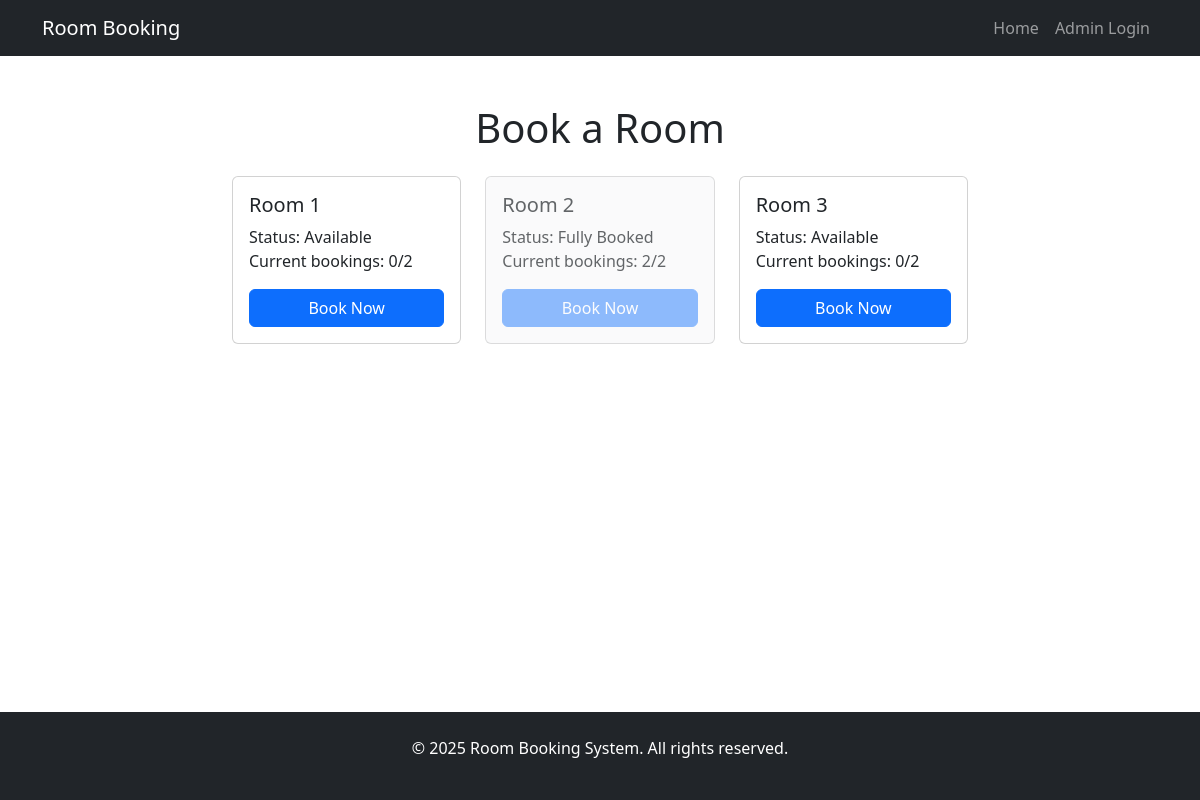
The page / on the database its author committed.
### tables this page shows
CREATE TABLE `rooms` (
  `id` int(11) NOT NULL,
  `name` varchar(50) NOT NULL,
  `capacity` int(11) DEFAULT 1,
  `is_available` tinyint(1) DEFAULT 1
);

### classes/DatabaseConnection.php (called while the page is built, shortened)
<?php
class DatabaseConnection {
    private $host = 'localhost';
    private $user = 'root';
    private $password = '';
    private $dbname = 'room_booking_system';
    private $conn;
    public function __construct() {
        try {
            $this->conn = new mysqli($this->host, $this->user, $this->password, $this->dbname);
        } catch (Exception $e) {
            die("Database error: " . $e->getMessage());
        }
    }
    public function getConnection() {
        return $this->conn;
    }
}
?>

### classes/Room.php (called while the page is built, shortened)
<?php
require_once 'DatabaseConnection.php';
require_once 'DatabaseQuery.php';
class Room {
    private $query;
    public function __construct() {
        $connection = new DatabaseConnection();
        $this->query = new DatabaseQuery($connection);
    }
    public function getAvailableRooms() {
        $sql = "SELECT r.*,
                (SELECT COUNT(*) FROM bookings b WHERE b.room_id = r.id AND b.status = 'booked' AND b.expiry_time > NOW()) AS booked_count
                FROM rooms r";
        return $this->query->fetchAll($sql);
    }
}
?>

### classes/DatabaseQuery.php (called while the page is built, shortened)
<?php
class DatabaseQuery {
    private $connection;
    public function __construct(DatabaseConnection $connection) {
        $this->connection = $connection;
    }
    public function executeQuery($sql, $params = [], $types = '') {
        $stmt = $this->connection->getConnection()->prepare($sql);
        if (!$stmt->execute()) {
            throw new Exception("Execute failed: " . $stmt->error);
        }
        return $stmt;
    }
    public function fetchAll($sql, $params = [], $types = '') {
        try {
            $stmt = $this->executeQuery($sql, $params, $types);
            $result = $stmt->get_result();
            return $result->fetch_all(MYSQLI_ASSOC);
        } catch (Exception $e) {
            error_log("Database error: " . $e->getMessage());
            return [];
        }
    }
}
?>

### index.php (the view, shortened to what this page needs)
<?php
require_once 'includes/header.php';
require_once 'classes/Room.php';
$room = new Room();
$rooms = $room->getAvailableRooms();
?>
<div class="row">
    <div class="col-lg-8 mx-auto">
        <h1 class="text-center mb-4">Book a Room</h1>
        <div class="row">
            <?php foreach ($rooms as $room):
                $available = $room['booked_count'] < 2;
            ?>
                <div class="col-md-4 mb-4">
                    <div class="card room-card <?php echo !$available ? 'booked' : ''; ?>">
                        <div class="card-body">
                            <h5 class="card-title"><?php echo htmlspecialchars($room['name']); ?></h5>
                            <p class="card-text">
                                Status: <?php echo $available ? 'Available' : 'Fully Booked'; ?><br>
                                Current bookings: <?php echo $room['booked_count']; ?>/2
                            </p>
                            <button class="btn btn-primary" data-bs-toggle="modal" data-bs-target="#bookingModal"
                                data-room-id="<?php echo $room['id']; ?>"
                                data-room-name="<?php echo htmlspecialchars($room['name']); ?>"
                                <?php echo !$available ? 'disabled' : ''; ?>>
                                Book Now
                            </button>
                        </div>
                    </div>
                </div>
            <?php endforeach; ?>
        </div>
    </div>
</div>
<?php require_once 'includes/footer.php'; ?>

### assets/style.css (style rules this page uses)
.room-card { transition: all 0.3s; height: 100%; }
.room-card.booked { opacity: 0.7; background-color: #f8f9fa; }
.room-card .card-body { display: flex; flex-direction: column; }
.room-card .btn { margin-top: auto; }
html, body { height: 100%; margin: 0; }
body { display: flex; flex-direction: column; }

### rows shown on the page
rooms: name "Room 1", shows "Available", booked_count "0"
rooms: name "Room 2", shows "Fully Booked", booked_count "2"
rooms: name "Room 3", shows "Available", booked_count "0"
